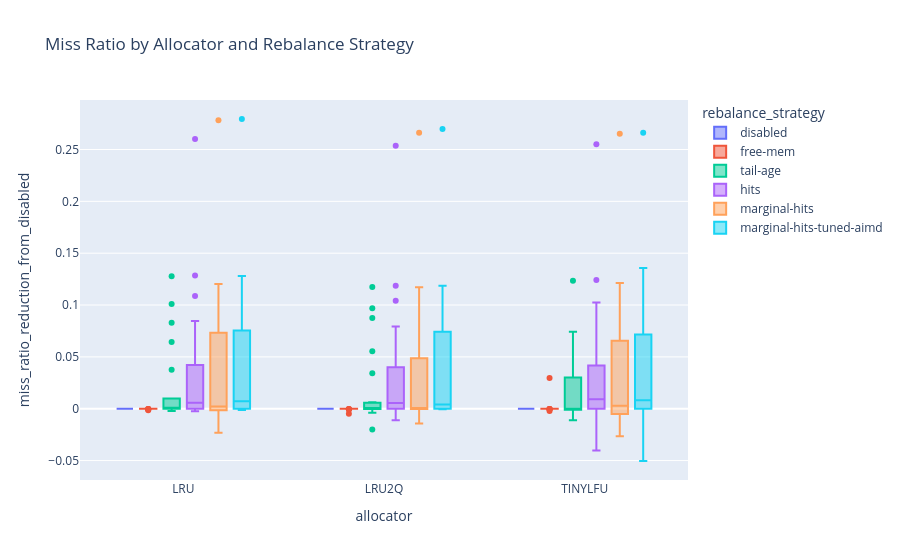

Write notebook code for a chart like this one.
### Code cell
plot_df = remapped_df[(remapped_df['monitor_interval'] == 50_000) | (remapped_df['rebalance_strategy'] == 'disabled')]
plot_df = plot_df[(plot_df['tag'].isna()) | (plot_df['tag'] == 'cold')]
plot_boxplot_distribution(plot_df, y="miss_ratio_reduction_from_disabled")

### Figure 1 — Plotly figure (JSON) as saved in the notebook; plotly's stock layout.template omitted (floating-point values rounded to 4 significant figures)
{"data": [{"alignmentgroup": "True", "hovertemplate": "rebalance_strategy=disabled<br>allocator=%{x}<br>miss_ratio_reduction_from_disabled=%{y}<extra></extra>", "legendgroup": "disabled", "marker": {"color": "#636efa"}, "name": "disabled", "notched": false, "offsetgroup": "disabled", "orientation": "v", "showlegend": true, "type": "box", "x": ["LRU", "LRU2Q", "TINYLFU", "LRU", "LRU2Q", "TINYLFU", "LRU", "LRU2Q", "TINYLFU", "LRU", "LRU2Q", "TINYLFU", "LRU", "LRU2Q", "TINYLFU", "LRU", "LRU2Q", "TINYLFU", "LRU", "LRU2Q", "TINYLFU", "LRU", "LRU2Q", "TINYLFU", "LRU", "LRU2Q", "TINYLFU", "LRU", "LRU2Q", "TINYLFU", "LRU", "LRU2Q", "TINYLFU", "LRU", "LRU2Q", "TINYLFU", "LRU", "LRU2Q", "TINYLFU", "LRU", "LRU2Q", "TINYLFU", "LRU", "LRU2Q", "TINYLFU", "LRU", "LRU2Q", "TINYLFU", "LRU", "LRU2Q", "TINYLFU", "LRU", "LRU2Q", "TINYLFU", "LRU", "LRU2Q", "TINYLFU", "LRU", "LRU2Q", "TINYLFU", "LRU", "LRU2Q", "TINYLFU", "LRU", "LRU2Q", "TINYLFU", "LRU", "LRU2Q", "TINYLFU", "LRU", "LRU2Q", "TINYLFU"], "x0": " ", "xaxis": "x", "y": [0.0, 0.0, 0.0, 0.0, 0.0, 0.0, 0.0, 0.0, 0.0, 0.0, 0.0, 0.0, 0.0, 0.0, 0.0, 0.0, 0.0, 0.0, 0.0, 0.0, 0.0, 0.0, 0.0, 0.0, 0.0, 0.0, 0.0, 0.0, 0.0, 0.0, 0.0, 0.0, 0.0, 0.0, 0.0, 0.0, 0.0, 0.0, 0.0, 0.0, 0.0, 0.0, 0.0, 0.0, 0.0, 0.0, 0.0, 0.0, 0.0, 0.0, 0.0, 0.0, 0.0, 0.0, 0.0, 0.0, 0.0, 0.0, 0.0, 0.0, 0.0, 0.0, 0.0, 0.0, 0.0, 0.0, 0.0, 0.0, 0.0, 0.0, 0.0, 0.0], "y0": " ", "yaxis": "y"}, {"alignmentgroup": "True", "hovertemplate": "rebalance_strategy=free-mem<br>allocator=%{x}<br>miss_ratio_reduction_from_disabled=%{y}<extra></extra>", "legendgroup": "free-mem", "marker": {"color": "#EF553B"}, "name": "free-mem", "notched": false, "offsetgroup": "free-mem", "orientation": "v", "showlegend": true, "type": "box", "x": ["LRU", "LRU2Q", "TINYLFU", "LRU", "LRU2Q", "TINYLFU", "LRU", "LRU2Q", "TINYLFU", "LRU", "LRU2Q", "TINYLFU", "LRU", "LRU2Q", "TINYLFU", "LRU", "LRU2Q", "TINYLFU", "LRU", "LRU2Q", "TINYLFU", "LRU", "LRU2Q", "TINYLFU", "LRU", "LRU2Q", "TINYLFU", "LRU", "LRU2Q", "TINYLFU", "LRU", "LRU2Q", "TINYLFU", "LRU", "LRU2Q", "TINYLFU", "LRU", "LRU2Q", "TINYLFU", "LRU", "LRU2Q", "TINYLFU", "LRU", "LRU2Q", "TINYLFU", "LRU", "LRU2Q", "TINYLFU", "LRU", "LRU2Q", "TINYLFU", "LRU", "LRU2Q", "TINYLFU", "LRU", "LRU2Q", "TINYLFU", "LRU", "LRU2Q", "TINYLFU", "LRU", "LRU2Q", "TINYLFU", "LRU", "LRU2Q", "TINYLFU", "LRU", "LRU2Q", "TINYLFU", "LRU", "LRU2Q", "TINYLFU"], "x0": " ", "xaxis": "x", "y": [0.0, 0.0, 0.0, 0.0, 0.0, 0.0, 2.443e-07, 2.443e-07, 2.372e-07, 0.0, 0.0, 0.0, -7.623e-05, -8.537e-05, -5.965e-05, 0.0, 0.0, 0.0, 0.0, 0.0, 0.0, 0.0, 0.0, 0.0, 0.0, 0.0, 0.0, -0.0002285, -0.0002152, -0.000229, 0.0, 0.0, -0.002117, -0.0002752, -0.0007766, -0.0002616, 0.0, 0.0, 0.0, 0.0, 0.0, 0.0, 2.257e-09, 2.257e-09, 2.257e-09, 0.0, 0.0, 0.0, -3.088e-05, -2.859e-05, -2.456e-05, -0.0001822, -0.0001726, -0.0001714, -3.457e-05, -4.04e-05, -2.517e-05, 0.0, 0.0, 0.0, -1.025e-05, -1.028e-05, -7.762e-06, 0.0, 0.0, 0.0, -0.0007312, -0.0005881, -0.0005242, -0.001371, -0.004944, 0.02952], "y0": " ", "yaxis": "y"}, {"alignmentgroup": "True", "hovertemplate": "rebalance_strategy=tail-age<br>allocator=%{x}<br>miss_ratio_reduction_from_disabled=%{y}<extra></extra>", "legendgroup": "tail-age", "marker": {"color": "#00cc96"}, "name": "tail-age", "notched": false, "offsetgroup": "tail-age", "orientation": "v", "showlegend": true, "type": "box", "x": ["LRU", "LRU2Q", "TINYLFU", "LRU", "LRU2Q", "TINYLFU", "LRU", "LRU2Q", "TINYLFU", "LRU", "LRU2Q", "TINYLFU", "LRU", "LRU2Q", "TINYLFU", "LRU", "LRU2Q", "TINYLFU", "LRU", "LRU2Q", "TINYLFU", "LRU", "LRU2Q", "TINYLFU", "LRU", "LRU2Q", "TINYLFU", "LRU", "LRU2Q", "TINYLFU", "LRU", "LRU2Q", "TINYLFU", "LRU", "LRU2Q", "TINYLFU", "LRU", "LRU2Q", "TINYLFU", "LRU", "LRU2Q", "TINYLFU", "LRU", "LRU2Q", "TINYLFU", "LRU", "LRU2Q", "TINYLFU", "LRU", "LRU2Q", "TINYLFU", "LRU", "LRU2Q", "TINYLFU", "LRU", "LRU2Q", "TINYLFU", "LRU", "LRU2Q", "TINYLFU", "LRU", "LRU2Q", "TINYLFU", "LRU", "LRU2Q", "TINYLFU", "LRU", "LRU2Q", "TINYLFU", "LRU", "LRU2Q", "TINYLFU"], "x0": " ", "xaxis": "x", "y": [0.0002893, 0.003527, -0.007331, 0.0009753, -0.003998, -0.006232, 2.443e-07, 2.443e-07, 2.372e-07, 0.03771, 0.0341, 0.03628, 8.466e-05, 3.499e-05, -0.001812, 0.0, 0.0, 1.52e-06, -0.000149, 0.0008173, -0.002374, -1.309e-06, 0.0, 0.0053, 0.004998, 0.003415, 0.001844, 0.1277, 0.1174, 0.1234, 0.0, 0.0, -3.728e-09, 0.008093, -0.0004908, 0.0241, -2.024e-08, -9.299e-09, -1.171e-07, 9.349e-05, -2.648e-06, -0.000199, 0.0, 2.257e-09, -2.332e-08, 0.009973, 0.006308, 0.008884, 0.06446, 0.05542, 0.06279, -1.675e-05, -0.0009362, -0.00476, 0.08297, 0.09683, 0.0656, 0.0, -0.002314, -0.01104, 0.101, 0.08754, 0.0743, 0.009571, 0.00517, 0.008785, -0.001084, -0.003061, 0.0001831, -0.002115, -0.01993, 0.06532], "y0": " ", "yaxis": "y"}, {"alignmentgroup": "True", "hovertemplate": "rebalance_strategy=hits<br>allocator=%{x}<br>miss_ratio_reduction_from_disabled=%{y}<extra></extra>", "legendgroup": "hits", "marker": {"color": "#ab63fa"}, "name": "hits", "notched": false, "offsetgroup": "hits", "orientation": "v", "showlegend": true, "type": "box", "x": ["LRU", "LRU2Q", "TINYLFU", "LRU", "LRU2Q", "TINYLFU", "LRU", "LRU2Q", "TINYLFU", "LRU", "LRU2Q", "TINYLFU", "LRU", "LRU2Q", "TINYLFU", "LRU", "LRU2Q", "TINYLFU", "LRU", "LRU2Q", "TINYLFU", "LRU", "LRU2Q", "TINYLFU", "LRU", "LRU2Q", "TINYLFU", "LRU", "LRU2Q", "TINYLFU", "LRU", "LRU2Q", "TINYLFU", "LRU", "LRU2Q", "TINYLFU", "LRU", "LRU2Q", "TINYLFU", "LRU", "LRU2Q", "TINYLFU", "LRU", "LRU2Q", "TINYLFU", "LRU", "LRU2Q", "TINYLFU", "LRU", "LRU2Q", "TINYLFU", "LRU", "LRU2Q", "TINYLFU", "LRU", "LRU2Q", "TINYLFU", "LRU", "LRU2Q", "TINYLFU", "LRU", "LRU2Q", "TINYLFU", "LRU", "LRU2Q", "TINYLFU", "LRU", "LRU2Q", "TINYLFU", "LRU", "LRU2Q", "TINYLFU"], "x0": " ", "xaxis": "x", "y": [0.02823, 0.02472, 0.02813, 0.03168, 0.02871, 0.03171, 2.443e-07, 2.443e-07, 2.372e-07, 0.03702, 0.03531, 0.03808, 0.000214, -0.0001749, 0.000567, 0.0, 0.0, 0.0, 0.00055, -0.0001469, -7.288e-05, -2.013e-05, -2.787e-05, -0.0403, 0.003842, 0.003502, 0.004814, 0.1284, 0.1187, 0.1241, 0.0, 0.0, 0.0, 0.02589, 0.02637, 0.04943, -2.188e-09, -2.188e-09, -6.564e-09, 0.001236, 0.0006726, 0.001253, 2.257e-09, 2.257e-09, 2.257e-09, 0.009913, 0.00738, 0.009637, 0.08452, 0.07937, 0.08401, 0.0002526, -0.002901, 0.0009523, 0.1086, 0.1041, 0.1025, 0.08136, 0.06764, 0.0271, 0.2601, 0.2536, 0.255, 0.04708, 0.04485, 0.04513, 0.007557, 0.01165, 0.009901, -0.002526, -0.01108, 0.008677], "y0": " ", "yaxis": "y"}, {"alignmentgroup": "True", "hovertemplate": "rebalance_strategy=marginal-hits<br>allocator=%{x}<br>miss_ratio_reduction_from_disabled=%{y}<extra></extra>", "legendgroup": "marginal-hits", "marker": {"color": "#FFA15A"}, "name": "marginal-hits", "notched": false, "offsetgroup": "marginal-hits", "orientation": "v", "showlegend": true, "type": "box", "x": ["LRU", "LRU2Q", "TINYLFU", "LRU", "LRU2Q", "TINYLFU", "LRU", "LRU2Q", "TINYLFU", "LRU", "LRU2Q", "TINYLFU", "LRU", "LRU2Q", "TINYLFU", "LRU", "LRU2Q", "TINYLFU", "LRU", "LRU2Q", "TINYLFU", "LRU", "LRU2Q", "TINYLFU", "LRU", "LRU2Q", "TINYLFU", "LRU", "LRU2Q", "TINYLFU", "LRU", "LRU2Q", "TINYLFU", "LRU", "LRU2Q", "TINYLFU", "LRU", "LRU2Q", "TINYLFU", "LRU", "LRU2Q", "TINYLFU", "LRU", "LRU2Q", "TINYLFU", "LRU", "LRU2Q", "TINYLFU", "LRU", "LRU2Q", "TINYLFU", "LRU", "LRU2Q", "TINYLFU", "LRU", "LRU2Q", "TINYLFU", "LRU", "LRU2Q", "TINYLFU", "LRU", "LRU2Q", "TINYLFU", "LRU", "LRU2Q", "TINYLFU", "LRU", "LRU2Q", "TINYLFU", "LRU", "LRU2Q", "TINYLFU"], "x0": " ", "xaxis": "x", "y": [0.0212, 0.01333, 0.02113, 0.02744, 0.02181, 0.02726, 2.587e-07, 2.587e-07, 2.515e-07, 0.01519, 0.01089, 0.0211, -0.003441, -0.008186, -0.004669, -3.518e-06, -1.819e-06, -8.485e-06, -0.004275, -0.01282, -0.006369, -0.002979, -0.006613, -0.01868, -0.02326, -0.01433, -0.02183, 0.1202, 0.1171, 0.1213, -2.237e-09, 0.0, 0.0, 0.07495, 0.03297, 0.09594, -1.729e-05, -9.229e-06, -0.0265, 0.001642, -0.0005508, 0.001643, -3.113e-05, -2.084e-07, -0.005516, -0.004523, 0.0002549, -0.004154, 0.07929, 0.0749, 0.07815, -0.003118, -0.01346, -0.006207, 0.1058, 0.09436, 0.09576, 0.07847, 0.07237, 0.0653, 0.2783, 0.2661, 0.2653, 0.0718, 0.06418, 0.0657, 0.002716, 0.001088, 0.004097, 0.01287, 0.002591, 0.0528], "y0": " ", "yaxis": "y"}, {"alignmentgroup": "True", "hovertemplate": "rebalance_strategy=marginal-hits-tuned-aimd<br>allocator=%{x}<br>miss_ratio_reduction_from_disabled=%{y}<extra></extra>", "legendgroup": "marginal-hits-tuned-aimd", "marker": {"color": "#19d3f3"}, "name": "marginal-hits-tuned-aimd", "notched": false, "offsetgroup": "marginal-hits-tuned-aimd", "orientation": "v", "showlegend": true, "type": "box", "x": ["LRU", "LRU2Q", "TINYLFU", "LRU", "LRU2Q", "TINYLFU", "LRU", "LRU2Q", "TINYLFU", "LRU", "LRU2Q", "TINYLFU", "LRU", "LRU2Q", "TINYLFU", "LRU", "LRU2Q", "TINYLFU", "LRU", "LRU2Q", "TINYLFU", "LRU", "LRU2Q", "TINYLFU", "LRU", "LRU2Q", "TINYLFU", "LRU", "LRU2Q", "TINYLFU", "LRU", "LRU2Q", "TINYLFU", "LRU", "LRU2Q", "TINYLFU", "LRU", "LRU2Q", "TINYLFU", "LRU", "LRU2Q", "TINYLFU", "LRU", "LRU2Q", "TINYLFU", "LRU", "LRU2Q", "TINYLFU", "LRU", "LRU2Q", "TINYLFU", "LRU", "LRU2Q", "TINYLFU", "LRU", "LRU2Q", "TINYLFU", "LRU", "LRU2Q", "TINYLFU", "LRU", "LRU2Q", "TINYLFU", "LRU", "LRU2Q", "TINYLFU", "LRU", "LRU2Q", "TINYLFU", "LRU", "LRU2Q", "TINYLFU"], "x0": " ", "xaxis": "x", "y": [0.02862, 0.02525, 0.02854, 0.02958, 0.03329, 0.03229, 2.443e-07, 2.443e-07, 2.443e-07, 0.03625, 0.03574, 0.03677, 0.0003423, 0.0001602, 0.0004778, -4.064e-08, 0.0, -1.726e-06, 0.001079, 0.001097, 0.001032, -0.0001112, -4.598e-06, -0.05042, -0.001131, 0.004195, -0.0005279, 0.128, 0.1187, 0.1237, 0.0, 0.0, 0.0, 0.08995, 0.08021, 0.1357, 0.0, 0.0, 0.0, 1.644e-05, 8.421e-07, 1.106e-05, 2.257e-09, 2.257e-09, 2.257e-09, 0.00788, 0.001639, 0.008736, 0.07632, 0.08129, 0.07567, 0.0008803, -0.0005204, 0.0005214, 0.105, 0.1053, 0.09157, 0.07579, 0.08077, 0.07469, 0.2794, 0.2698, 0.266, 0.07519, 0.06844, 0.06838, 0.006336, 0.01021, 0.007485, 0.0147, 0.004088, 0.02382], "y0": " ", "yaxis": "y"}], "layout": {"boxmode": "group", "legend": {"title": {"text": "rebalance_strategy"}, "tracegroupgap": 0}, "title": {"text": "Miss Ratio by Allocator and Rebalance Strategy"}, "xaxis": {"anchor": "y", "categoryarray": ["LRU", "LRU2Q", "TINYLFU"], "categoryorder": "array", "domain": [0, 1], "title": {"text": "allocator"}}, "yaxis": {"anchor": "x", "domain": [0, 1], "title": {"text": "miss_ratio_reduction_from_disabled"}}}}
